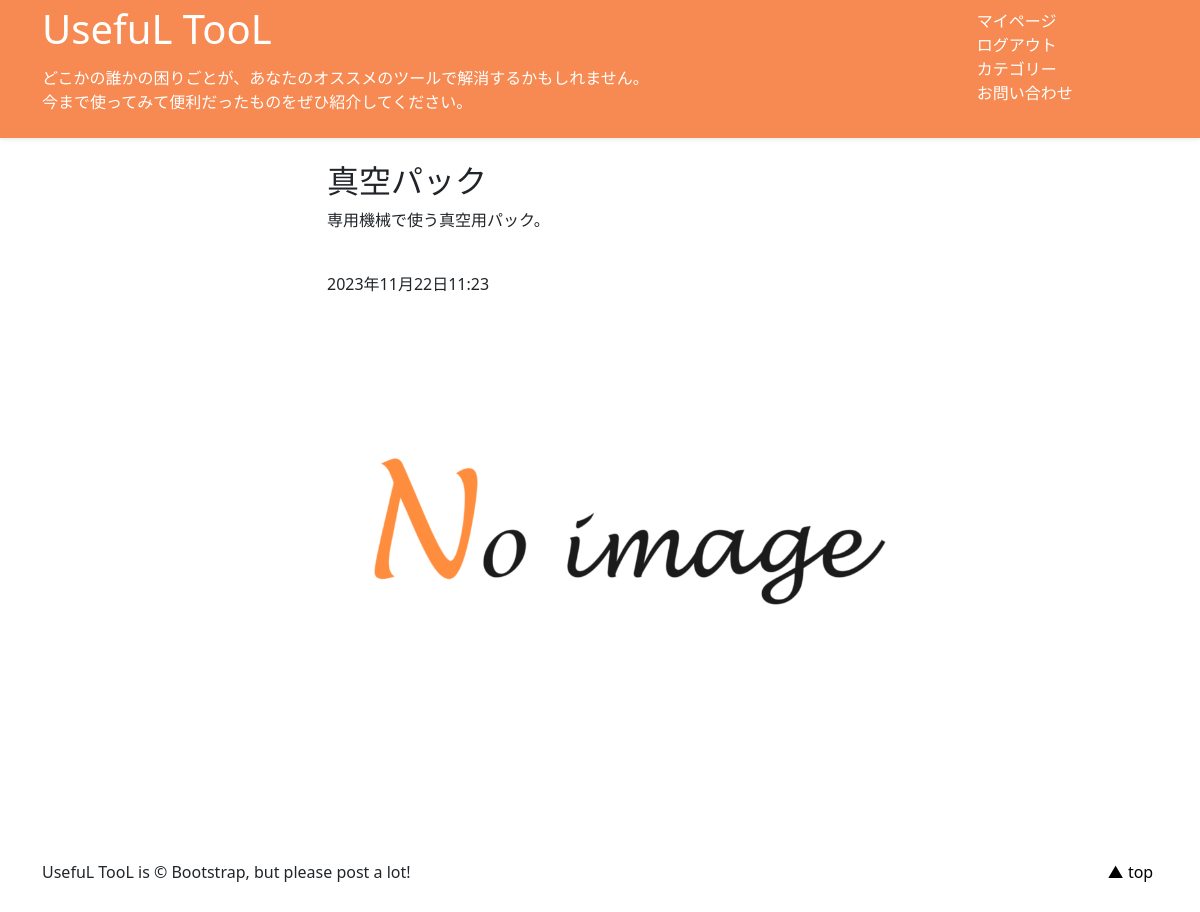
/tool-detail/6 (signed in), run on the app's committed database.
### tool/models.py (models this page shows, shortened)
class ToolPost(models.Model):
    user = models.ForeignKey(CustomUser,
                             verbose_name = 'ユーザー',
                             on_delete = models.CASCADE )
    category = models.ForeignKey(
        Category,
        verbose_name = 'カテゴリ',
        on_delete = models.PROTECT )
    title = models.CharField(
        verbose_name='タイトル',max_length=30 )
    for_user = models.TextField(
        verbose_name='キーワード', )
    comment = models.TextField(
        verbose_name='コメント', )
    image1 = models.ImageField(
        verbose_name='イメージ1', upload_to= 'tool_img' )
    image2 = models.ImageField(
        verbose_name='イメージ2', upload_to= 'tool_img',
         blank = True, null = True )
    posted_at = models.DateTimeField(
        verbose_name='投稿日時' , auto_now_add = True )

### tool/views.py (the view)
# urls.py: path('tool-detail/<int:pk>', views.DetailView.as_view(), name='tools_detail'),
class DetailView(DetailView):
    template_name = 'detail.html'
    model = ToolPost

### 1120 buck_up/tool/templates/detail.html (shortened to what this page needs)
{% extends 'base.html' %}
    {% block contents %}
    <br>
    <div class="container">
        <div class="row">
            <div class="col offset-3">
                <h2>{{ object.title }}</h2>
                <p class="p_main">{{ object.comment }}</p>
                <br>
                <p>{{ object.posted_at }}</p>
                <p><img src="{{ object.image1.url }}" width="600"></img></p>
            </div>
        </div>
    </div>
    {% endblock %}

### 1120 buck_up/tool/templates/base.html (style rules this page uses)
.p_main { width: 590px; word-break: normal; }

### data on the page
ToolPost: title "真空パック", comment "専用機械で使う真空用パック。", posted_at "2023年11月22日11:23", image1 (picture)
